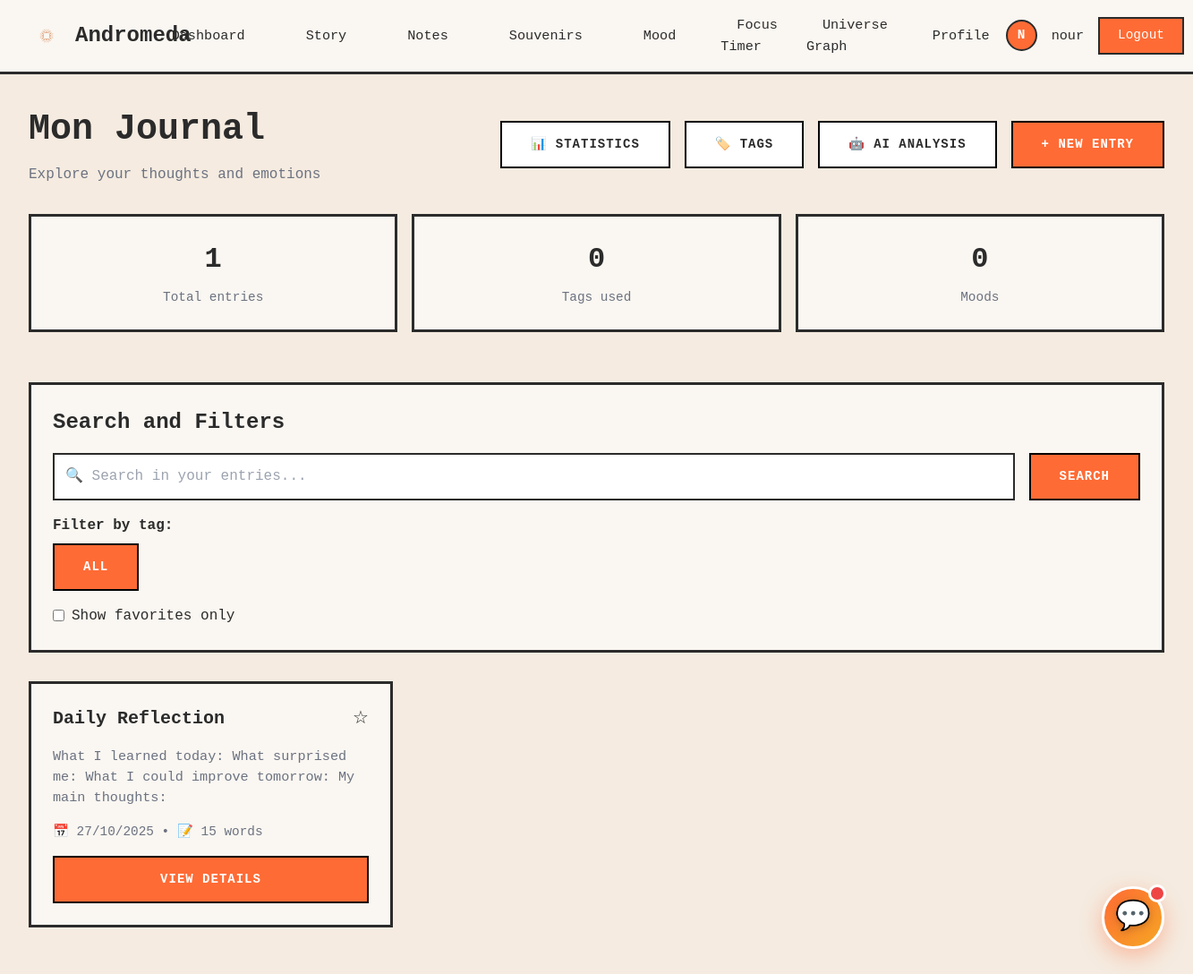
Page /journal/ (signed in) on the committed database.
### core/models.py (models this page shows, shortened)
class User(AbstractUser):
    avatar_url = models.URLField(blank=True, null=True)
    groups = models.ManyToManyField(
        'auth.Group',
        verbose_name='groups',
        blank=True,
        help_text='The groups this user belongs to.',
        related_name='core_users',
        related_query_name='core_user',
    )
    user_permissions = models.ManyToManyField(
        'auth.Permission',
        verbose_name='user permissions',
        blank=True,
        help_text='Specific permissions for this user.',
        related_name='core_users',
        related_query_name='core_user',
    )

class EntreeJournal(models.Model):
    utilisateur = models.ForeignKey('User', on_delete=models.CASCADE, related_name='entrees_journal')
    titre = models.CharField(max_length=200, help_text="Entry title")
    contenu_texte = models.TextField(help_text="Entry content")
    lieu = models.CharField(max_length=200, blank=True, default='', help_text="Location where the entry was written")
    meteo = models.CharField(max_length=50, blank=True, default='', help_text="Weather on the day")
    auto_summary = models.TextField(blank=True, default='', help_text="AI-generated summary")
    is_public = models.BooleanField(default=False, help_text="Public entry")
    is_favorite = models.BooleanField(default=False, help_text="Favorite entry")
    date_creation = models.DateTimeField(auto_now_add=True)
    updated_at = models.DateTimeField(auto_now=True)
    class Meta:
        verbose_name = "Journal Entry"
        verbose_name_plural = "Journal Entries"
        ordering = ['-date_creation']
        indexes = [
            models.Index(fields=['-date_creation']),
            models.Index(fields=['utilisateur', '-date_creation']),
        ]
    @property
    def nombre_mots(self):
        return len(self.contenu_texte.split())
    @property
    def tags_list(self):
        return [et.tag for et in self.entree_tags.all()]

### core/views_journal.py (the view)
# urls.py: path('journal/', views_journal.liste_entrees_journal, name='liste_entrees_journal'),
@login_required
def liste_entrees_journal(request):
    entrees = EntreeJournal.objects.filter(utilisateur=request.user).order_by('-date_creation')
    tag_id = request.GET.get('tag')
    if tag_id:
        entrees = entrees.filter(entree_tags__tag_id=tag_id)
    humeur_id = request.GET.get('humeur')
    if humeur_id:
        entrees = entrees.filter(entree_humeurs__humeur_id=humeur_id)
    if request.GET.get('favorites') == 'true':
        entrees = entrees.filter(is_favorite=True)
    query = request.GET.get('q')
    if query:
        entrees = entrees.filter(
            Q(titre__icontains=query) |
            Q(contenu_texte__icontains=query) |
            Q(lieu__icontains=query)
        )
    paginator = Paginator(entrees, 10)
    page_number = request.GET.get('page')
    page_obj = paginator.get_page(page_number)
    user_tags = Tag.objects.filter(
        Q(utilisateur=request.user) | Q(utilisateur__isnull=True)
    ).order_by('nom')
    humeurs = Humeur.objects.all().order_by('nom')
    context = {
        'page_obj': page_obj,
        'entrees': page_obj.object_list,
        'user_tags': user_tags,
        'humeurs': humeurs,
        'query': query,
        'selected_tag': tag_id,
        'selected_humeur': humeur_id,
    }
    return render(request, 'core/journal/liste_entrees.html', context)

### core/templates/core/journal/liste_entrees.html (shortened to what this page needs)
{% extends "core/dashboard_base.html" %}
{% load static %}
{% block content %}
<div style="margin-bottom: 2rem;">
    <div style="display: flex; justify-content: space-between; align-items: center; margin-bottom: 1.5rem;">
        <div>
            <h1 style="font-size: 2.5rem; font-weight: bold; margin-bottom: 0.5rem;">Mon Journal</h1>
            <p style="color: var(--text-gray); font-size: 1rem;">Explore your thoughts and emotions</p>
        </div>
        <div style="display: flex; gap: 1rem;">
            <a href="{% url 'core:statistiques_journal' %}" class="btn-secondary">📊 Statistics</a>
            <a href="{% url 'core:liste_tags' %}" class="btn-secondary">🏷️ Tags</a>
            <a href="{% url 'core:page_analyse_ai' %}" class="btn-secondary">🤖 AI Analysis</a>
            <a href="{% url 'core:ajouter_entree_journal' %}" class="btn-primary">+ New Entry</a>
        </div>
    </div>
</div>
{% if entrees %}
<div style="display: grid; grid-template-columns: repeat(auto-fit, minmax(200px, 1fr)); gap: 1rem; margin-bottom: 2rem;">
    <div class="card" style="text-align: center;">
        <p style="font-size: 2rem; font-weight: bold; margin-bottom: 0.5rem;">{{ page_obj.paginator.count }}</p>
        <p style="color: var(--text-gray); font-size: 0.9rem;">Total entries</p>
    </div>
    <div class="card" style="text-align: center;">
        <p style="font-size: 2rem; font-weight: bold; margin-bottom: 0.5rem;">{{ user_tags.count }}</p>
        <p style="color: var(--text-gray); font-size: 0.9rem;">Tags used</p>
    </div>
    <div class="card" style="text-align: center;">
        <p style="font-size: 2rem; font-weight: bold; margin-bottom: 0.5rem;">{{ humeurs.count }}</p>
        <p style="color: var(--text-gray); font-size: 0.9rem;">Moods</p>
    </div>
</div>
{% endif %}
<div class="card" style="margin-bottom: 2rem;">
    <h2 class="card-title">Search and Filters</h2>
    <form method="get" action="{% url 'core:liste_entrees_journal' %}">
        <div style="display: flex; gap: 1rem; margin-bottom: 1rem;">
            <input type="text" name="q" style="flex: 1; padding: 0.75rem; border: 2px solid var(--border-color); font-family: 'Courier New', monospace;" placeholder="🔍 Search in your entries..." value="{{ query|default:'' }}">
            <button type="submit" class="btn-primary">Search</button>
        </div>
        <div style="margin-bottom: 1rem;">
            <label style="font-weight: bold; margin-bottom: 0.5rem; display: block;">Filter by tag:</label>
            <div style="display: flex; gap: 0.5rem; flex-wrap: wrap;">
                <a href="{% url 'core:liste_entrees_journal' %}" class="btn-secondary" style="{% if not selected_tag %}background: var(--accent-orange); color: white;{% endif %}">All</a>
            </div>
        </div>
        <div>
            <label style="display: inline-flex; align-items: center; gap: 0.5rem; cursor: pointer;">
                <input type="checkbox" name="favorites" value="true" {% if request.GET.favorites %}checked{% endif %} onchange="this.form.submit()">
                <span>Show favorites only</span>
            </label>
        </div>
    </form>
</div>
{% if entrees %}
<div style="display: grid; grid-template-columns: repeat(auto-fill, minmax(350px, 1fr)); gap: 1.5rem;">
    {% for entree in entrees %}
    <div class="card" onclick="window.location.href='{% url 'core:detail_entree_journal' entree.pk %}'" style="cursor: pointer;">
        <div style="display: flex; justify-content: space-between; align-items: start; margin-bottom: 1rem;">
            <h3 style="font-size: 1.25rem; font-weight: bold; overflow: hidden; text-overflow: ellipsis; white-space: nowrap; flex: 1;">
                {% if entree.is_favorite %}⭐ {% endif %}{{ entree.titre }}
            </h3>
            <button onclick="event.stopPropagation(); toggleFavorite({{ entree.pk }}, this)" style="background: none; border: none; font-size: 1.25rem; cursor: pointer;">
                {% if entree.is_favorite %}⭐{% else %}☆{% endif %}
            </button>
        </div>
        <p style="color: var(--text-gray); font-size: 0.95rem; margin-bottom: 1rem; display: -webkit-box; -webkit-line-clamp: 3; line-clamp: 3; -webkit-box-orient: vertical; overflow: hidden;">
            {{ entree.contenu_texte|truncatewords:50 }}
        </p>
        <div style="display: flex; justify-content: space-between; align-items: center; margin-bottom: 1rem;">
            <p style="color: var(--text-gray); font-size: 0.9rem;">
                📅 {{ entree.date_creation|date:"d/m/Y" }} • 📝 {{ entree.nombre_mots }} words
            </p>
        </div>
        <div style="display: flex;">
            <a href="{% url 'core:detail_entree_journal' entree.pk %}" class="btn-primary" style="width: 100%; text-align: center;">View details</a>
        </div>
    </div>
    {% endfor %}
</div>
{% endif %}
{% endblock %}

### core/templates/core/dashboard_base.html (shortened to what this page needs)
<!doctype html>
{% load static %}
<html lang="en">
<head>
    <script src="https://cdn.tailwindcss.com"></script>
    <link rel="stylesheet" href="{% static 'css/chase.css' %}">
</head>
<body>
    <nav class="navbar">
        <a href="{% url 'core:dashboard' %}" class="navbar-brand">
            <img src="{% static 'assets/logo.png' %}" alt="Andromeda Logo" onerror="this.style.display='none';">
            Andromeda
        </a>
        <ul class="navbar-menu" id="navbarMenu">
            <li><a href="{% url 'core:dashboard' %}" class="{% if request.resolver_match.url_name == 'dashboard' %}active{% endif %}">Dashboard</a></li>
            <li><a href="{% url 'core:story_inspiration' %}" class="{% if request.resolver_match.url_name == 'story_inspiration' %}active{% endif %}">Story</a></li>
            <li><a href="{% url 'notes:list' %}" class="{% if '/dashboard/notes/' in request.path %}active{% endif %}">Notes</a></li>
            <li><a href="{% url 'core:memories_dashboard' %}" class="{% if request.resolver_match.url_name == 'memories_dashboard' %}active{% endif %}">Souvenirs</a></li>
            <li><a href="{% url 'core:mood' %}" class="{% if request.resolver_match.url_name == 'mood' %}active{% endif %}">Mood</a></li>
            <li><a href="/focus/" class="{% if '/focus/' in request.path %}active{% endif %}">Focus Timer</a></li>
            <li><a href="/graph/" class="{% if '/graph/' in request.path %}active{% endif %}">Universe Graph</a></li>
            <li><a href="{% url 'core:profile' %}" class="{% if request.resolver_match.url_name == 'profile' %}active{% endif %}">Profile</a></li>
        </ul>
        <div class="navbar-user">
            {% if user.is_authenticated %}
                <div class="navbar-avatar">{{ user.username|slice:":1"|upper }}</div>
                <span class="navbar-username">{{ user.username }}</span>
                <form method="post" action="{% url 'logout' %}" style="display: inline;">
                    <button type="submit" class="btn-logout" style="margin: 0;">Logout</button>
                </form>
            {% else %}
                <a href="{% url 'login' %}" class="btn-logout">Login</a>
            {% endif %}
        </div>
    </nav>
    <div class="dashboard-container">
        {% block content %}{% endblock %}
    </div>
    <div id="chatbotFloat" onclick="toggleChatbot()" style="
        position: fixed;
        bottom: 2rem;
        right: 2rem;
        width: 70px;
        height: 70px;
        background: linear-gradient(135deg, var(--accent-orange) 0%, #f5a623 100%);
        border-radius: 50%;
        display: flex;
        align-items: center;
        justify-content: center;
        box-shadow: 0 8px 24px rgba(255, 107, 53, 0.4);
        cursor: pointer;
        transition: all 0.4s cubic-bezier(0.4, 0, 0.2, 1);
        z-index: 9999;
        border: 3px solid white;
        animation: floatPulse 3s ease-in-out infinite;
    " onmouseover="this.style.transform='scale(1.15) rotate(10deg)'; this.style.boxShadow='0 12px 32px rgba(255, 107, 53, 0.6)'" onmouseout="this.style.transform='scale(1) rotate(0deg)'; this.style.boxShadow='0 8px 24px rgba(255, 107, 53, 0.4)'">
        <span style="font-size: 2rem; filter: drop-shadow(0 2px 4px rgba(0,0,0,0.2));">💬</span>
    </div>
</body>
</html>

### core/templates/core/dashboard_base.html (style rules this page uses)
:root { --page-bg: #f5ebe0; --panel-bg: #faf6f1; --border-color: #2b2b2b; --accent-orange: #ff6b35; --text-dark: #2b2b2b; --text-gray: #6b7280; --separator-color: #d4c5b9; }
* { margin: 0; padding: 0; box-sizing: border-box; }
html { font-size: 16px; scroll-behavior: smooth; }
body { background: var(--page-bg) !important; color: var(--text-dark) !important; font-family: 'Courier New', monospace; -webkit-font-smoothing: antialiased; min-height: 100vh; }
.navbar { background: var(--panel-bg); border-bottom: 3px solid var(--border-color); padding: 1rem 2rem; display: flex; align-items: center; justify-content: space-between; position: sticky; top: 0; z-index: 1000; }
.navbar-brand { display: flex; align-items: center; gap: 0.75rem; font-size: 1.5rem; font-weight: bold; color: var(--text-dark); text-decoration: none; }
.navbar-brand img { width: 40px; height: 40px; object-fit: contain; }
.navbar-menu { display: flex; align-items: center; gap: 2rem; list-style: none; }
.navbar-menu a { color: var(--text-dark); text-decoration: none; font-size: 0.95rem; transition: color 0.2s ease; padding: 0.5rem 1rem; border: 2px solid transparent; }
.navbar-user { display: flex; align-items: center; gap: 1rem; }
.navbar-avatar { width: 35px; height: 35px; border-radius: 50%; background: var(--accent-orange); color: white; display: flex; align-items: center; justify-content: center; font-weight: bold; font-size: 0.9rem; border: 2px solid var(--border-color); }
.navbar-username { font-size: 0.95rem; color: var(--text-dark); }
.btn-logout { padding: 0.5rem 1.25rem; background: var(--accent-orange); color: white; border: 2px solid var(--border-color); cursor: pointer; font-family: 'Courier New', monospace; font-size: 0.9rem; transition: opacity 0.2s ease; text-decoration: none; display: inline-block; }
.dashboard-container { max-width: 1400px; margin: 0 auto; padding: 2rem; }
.card { background: var(--panel-bg); border: 3px solid var(--border-color); padding: 1.5rem; margin-bottom: 1.5rem; }
.card-title { font-size: 1.5rem; font-weight: bold; margin-bottom: 1rem; color: var(--text-dark); }
.btn-primary { background: var(--accent-orange); color: #FFFFFF; border: 2px solid #000000; border-radius: 0px; padding: 14px 32px; font-size: 14px; font-weight: 700; text-transform: uppercase; letter-spacing: 1px; cursor: pointer; transition: all 0.2s; box-shadow: none; font-family: 'Courier New', monospace; text-decoration: none; display: inline-block; }
.btn-secondary { background:#FFFFFF; color:var(--text-dark); border:2px solid #000000; border-radius:0; padding:14px 32px; font-size:14px; font-weight:700; text-transform:uppercase; letter-spacing:1px; cursor:pointer; transition: all 0.2s; font-family: 'Courier New', monospace; text-decoration: none; display: inline-block; }
#chatbotFloat::before { content: ''; position: absolute; top: -5px; right: -5px; width: 20px; height: 20px; background: #ef4444; border-radius: 50%; border: 3px solid white; animation: pulse 2s ease-in-out infinite; }

### rows in the picture
User: username "N", username "nour"
EntreeJournal: titre "Daily Reflection", contenu_texte "What I learned today: What surprised me: What I could improve tomorrow: My main thoughts:", date_creation "27/10/2025", nombre_mots "15"

### other values in the picture
{{ page_obj.paginator.count }} "1"
{{ user_tags.count }} "0"
{{ humeurs.count }} "0"
